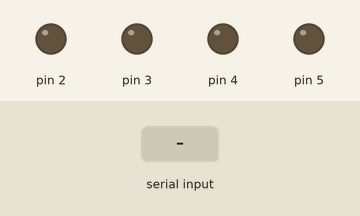
Bench run of a sketch on a simulated Arduino Uno, built with avr-gcc and run on an emulated ATmega328P. Shown: output pins drawn as LEDs (lit = HIGH). Inputs (shaded band) come from the test bench.

Above: at 1.2 s.
1.3 s: "2" received over Serial
At 2.1 s:
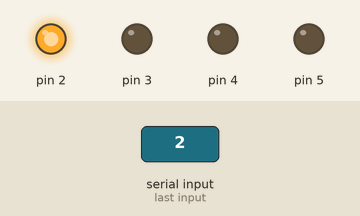
2.8 s: "3" received over Serial
At 3.3 s:
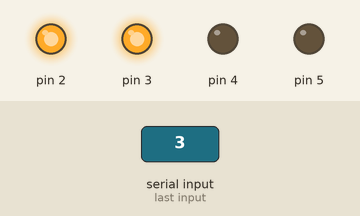
4.3 s: "4" received over Serial
At 5.5 s:
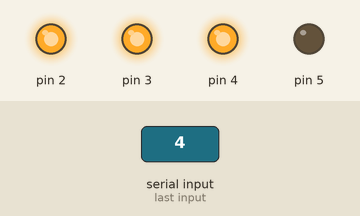
5.8 s: "5" received over Serial
At 6.8 s:
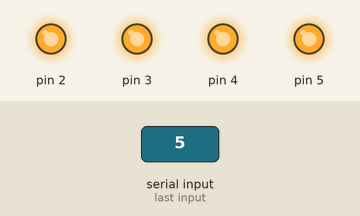
7.3 s: "A" received over Serial
At 7.9 s:
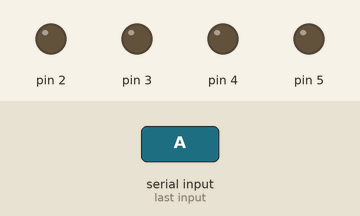
8.8 s: "E" received over Serial
At 10.3 s:
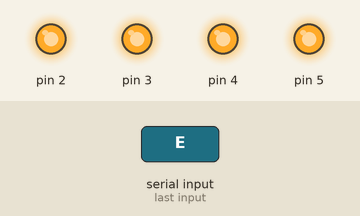
Timing chart, 0 to 11.3 s (numbered marks = the images above; inputs shaded):
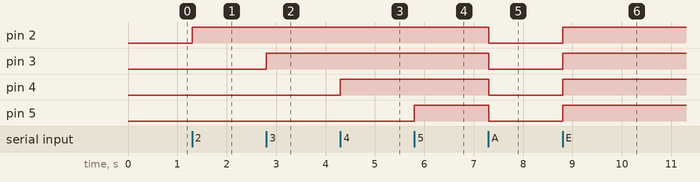

The sketch:

MonitorSerieArduino.ino
```cpp
/*
Programa para recibir por el monitor serie el numero de pin a encender
la letra 'E' para encender todo y 'A' para apagar todos los leds
Material:
-Arduino uno
-4 Resistencias de 330 ohmios
-4 leds
-Protoboard

Autor: Juan Gabriel Ibañez Cedillo
*/
void setup()
{
    //pines 2,3,4,5 como salidas
    pinMode(2,OUTPUT);
    pinMode(3,OUTPUT);
    pinMode(4,OUTPUT);
    pinMode(5,OUTPUT);

    //Iniciamos el puerto seria a 9600 baudios(por defecto)
    Serial.begin(9600);
}
void loop()
{
    //Colocamos nuestro programa a la escucha de algun dato
    //introducido por el monitor serie
    while(Serial.available())
    {
        //si escuchó algo lo recibimos en la variable 'valorRecibido'
        char valorRecibido=Serial.read();

        //verificamos el valor introducido y dependiendo del numero
        //encenderemos el led del pin que fue tipeado
        if (valorRecibido=='2')
        {
            digitalWrite(2,HIGH);
        }
        if (valorRecibido=='3')
        {
            digitalWrite(3,HIGH);
        }
        if (valorRecibido=='4')
        {
            digitalWrite(4,HIGH);
        }
        if (valorRecibido=='5')
        {
            digitalWrite(5,HIGH);
        }
        //si el caracter recibido es 'E' encendemos todos los leds
        if (valorRecibido=='E')
        {
            digitalWrite(2,HIGH);
            digitalWrite(3,HIGH);
            digitalWrite(4,HIGH);
            digitalWrite(5,HIGH);
        }
        //si el caracter recibido es 'A' apagamos todos los leds
        if (valorRecibido=='A')
        {
            digitalWrite(2,LOW);
            digitalWrite(3,LOW);
            digitalWrite(4,LOW);
            digitalWrite(5,LOW);
        }
    }
}
```

Measured:
- after the input at 1.3 s, pin 2: LOW → HIGH at once
- after the input at 2.8 s, pin 3: LOW → HIGH at once
- after the input at 4.3 s, pin 4: LOW → HIGH at once
- after the input at 5.8 s, pin 5: LOW → HIGH at once
- after the input at 7.3 s, pin 2–5: HIGH → LOW at once
- after the input at 8.8 s, pin 2–5: LOW → HIGH at once
